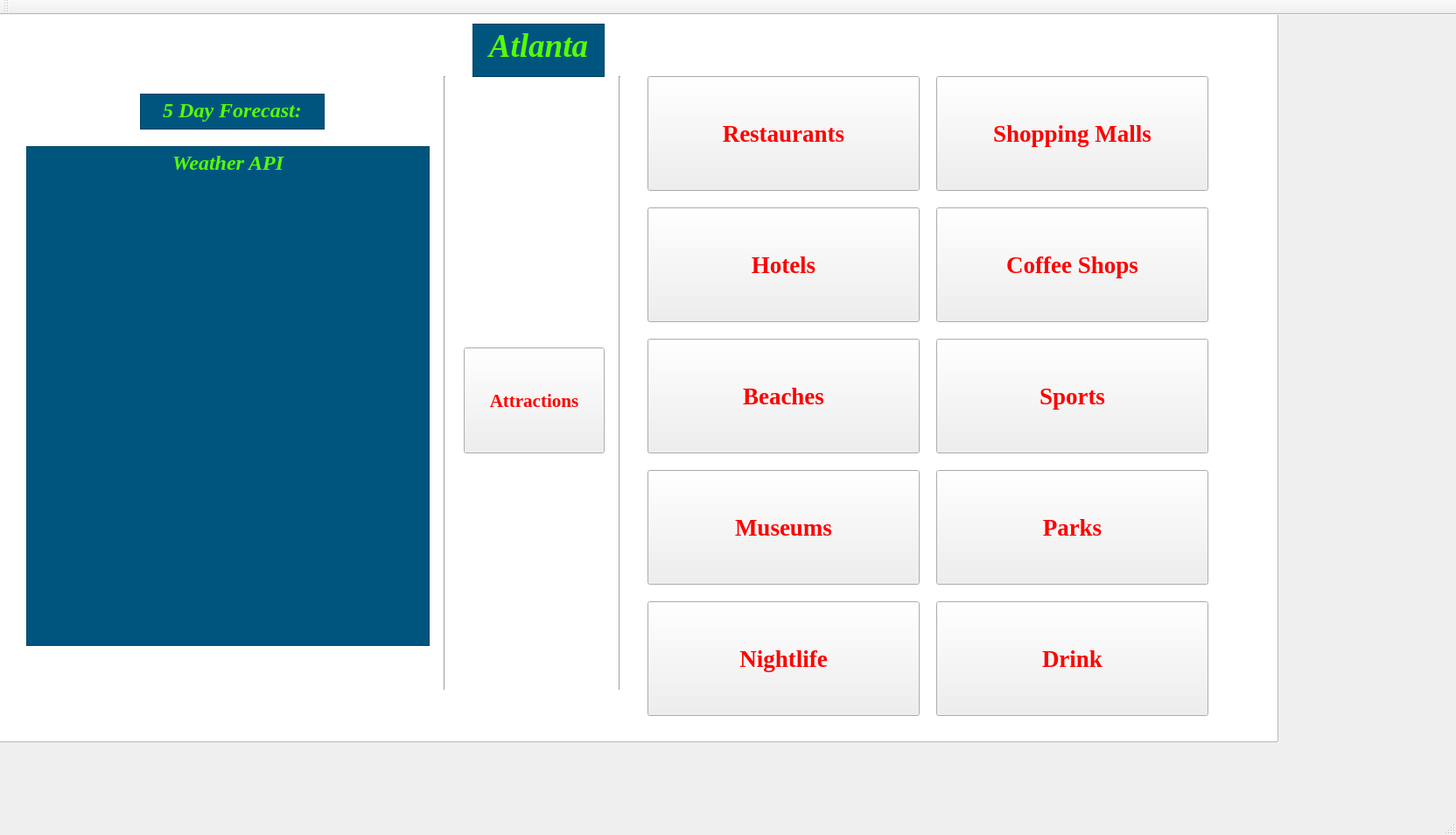
<?xml version="1.0" encoding="UTF-8"?>
<ui version="4.0">
 <class>MainWindow</class>
 <widget class="QMainWindow" name="MainWindow">
  <property name="geometry">
   <rect>
    <x>0</x>
    <y>0</y>
    <width>1664</width>
    <height>954</height>
   </rect>
  </property>
  <property name="windowTitle">
   <string>MainWindow</string>
  </property>
  <widget class="QWidget" name="centralWidget">
   <widget class="QTextEdit" name="textEdit">
    <property name="geometry">
     <rect>
      <x>540</x>
      <y>10</y>
      <width>151</width>
      <height>61</height>
     </rect>
    </property>
    <property name="palette">
     <palette>
      <active>
       <colorrole role="WindowText">
        <brush brushstyle="SolidPattern">
         <color alpha="255">
          <red>0</red>
          <green>0</green>
          <blue>0</blue>
         </color>
        </brush>
       </colorrole>
       <colorrole role="Button">
        <brush brushstyle="SolidPattern">
         <color alpha="255">
          <red>0</red>
          <green>85</green>
          <blue>127</blue>
         </color>
        </brush>
       </colorrole>
       <colorrole role="Light">
        <brush brushstyle="SolidPattern">
         <color alpha="255">
          <red>255</red>
          <green>255</green>
          <blue>255</blue>
         </color>
        </brush>
       </colorrole>
       <colorrole role="Midlight">
        <brush brushstyle="SolidPattern">
         <color alpha="255">
          <red>255</red>
          <green>255</green>
          <blue>255</blue>
         </color>
        </brush>
       </colorrole>
       <colorrole role="Dark">
        <brush brushstyle="SolidPattern">
         <color alpha="255">
          <red>127</red>
          <green>127</green>
          <blue>127</blue>
         </color>
        </brush>
       </colorrole>
       <colorrole role="Mid">
        <brush brushstyle="SolidPattern">
         <color alpha="255">
          <red>170</red>
          <green>170</green>
          <blue>170</blue>
         </color>
        </brush>
       </colorrole>
       <colorrole role="Text">
        <brush brushstyle="SolidPattern">
         <color alpha="255">
          <red>0</red>
          <green>0</green>
          <blue>0</blue>
         </color>
        </brush>
       </colorrole>
       <colorrole role="BrightText">
        <brush brushstyle="SolidPattern">
         <color alpha="255">
          <red>255</red>
          <green>255</green>
          <blue>255</blue>
         </color>
        </brush>
       </colorrole>
       <colorrole role="ButtonText">
        <brush brushstyle="SolidPattern">
         <color alpha="255">
          <red>0</red>
          <green>0</green>
          <blue>0</blue>
         </color>
        </brush>
       </colorrole>
       <colorrole role="Base">
        <brush brushstyle="SolidPattern">
         <color alpha="255">
          <red>0</red>
          <green>85</green>
          <blue>127</blue>
         </color>
        </brush>
       </colorrole>
       <colorrole role="Window">
        <brush brushstyle="SolidPattern">
         <color alpha="255">
          <red>0</red>
          <green>85</green>
          <blue>127</blue>
         </color>
        </brush>
       </colorrole>
       <colorrole role="Shadow">
        <brush brushstyle="SolidPattern">
         <color alpha="255">
          <red>0</red>
          <green>0</green>
          <blue>0</blue>
         </color>
        </brush>
       </colorrole>
       <colorrole role="AlternateBase">
        <brush brushstyle="SolidPattern">
         <color alpha="255">
          <red>255</red>
          <green>255</green>
          <blue>255</blue>
         </color>
        </brush>
       </colorrole>
       <colorrole role="ToolTipBase">
        <brush brushstyle="SolidPattern">
         <color alpha="255">
          <red>255</red>
          <green>255</green>
          <blue>220</blue>
         </color>
        </brush>
       </colorrole>
       <colorrole role="ToolTipText">
        <brush brushstyle="SolidPattern">
         <color alpha="255">
          <red>0</red>
          <green>0</green>
          <blue>0</blue>
         </color>
        </brush>
       </colorrole>
      </active>
      <inactive>
       <colorrole role="WindowText">
        <brush brushstyle="SolidPattern">
         <color alpha="255">
          <red>0</red>
          <green>0</green>
          <blue>0</blue>
         </color>
        </brush>
       </colorrole>
       <colorrole role="Button">
        <brush brushstyle="SolidPattern">
         <color alpha="255">
          <red>0</red>
          <green>85</green>
          <blue>127</blue>
         </color>
        </brush>
       </colorrole>
       <colorrole role="Light">
        <brush brushstyle="SolidPattern">
         <color alpha="255">
          <red>255</red>
          <green>255</green>
          <blue>255</blue>
         </color>
        </brush>
       </colorrole>
       <colorrole role="Midlight">
        <brush brushstyle="SolidPattern">
         <color alpha="255">
          <red>255</red>
          <green>255</green>
          <blue>255</blue>
         </color>
        </brush>
       </colorrole>
       <colorrole role="Dark">
        <brush brushstyle="SolidPattern">
         <color alpha="255">
          <red>127</red>
          <green>127</green>
          <blue>127</blue>
         </color>
        </brush>
       </colorrole>
       <colorrole role="Mid">
        <brush brushstyle="SolidPattern">
         <color alpha="255">
          <red>170</red>
          <green>170</green>
          <blue>170</blue>
         </color>
        </brush>
       </colorrole>
       <colorrole role="Text">
        <brush brushstyle="SolidPattern">
         <color alpha="255">
          <red>0</red>
          <green>0</green>
          <blue>0</blue>
         </color>
        </brush>
       </colorrole>
       <colorrole role="BrightText">
        <brush brushstyle="SolidPattern">
         <color alpha="255">
          <red>255</red>
          <green>255</green>
          <blue>255</blue>
         </color>
        </brush>
       </colorrole>
       <colorrole role="ButtonText">
        <brush brushstyle="SolidPattern">
         <color alpha="255">
          <red>0</red>
          <green>0</green>
          <blue>0</blue>
         </color>
        </brush>
       </colorrole>
       <colorrole role="Base">
        <brush brushstyle="SolidPattern">
         <color alpha="255">
          <red>0</red>
          <green>85</green>
          <blue>127</blue>
         </color>
        </brush>
       </colorrole>
       <colorrole role="Window">
        <brush brushstyle="SolidPattern">
         <color alpha="255">
          <red>0</red>
          <green>85</green>
          <blue>127</blue>
         </color>
        </brush>
       </colorrole>
       <colorrole role="Shadow">
        <brush brushstyle="SolidPattern">
         <color alpha="255">
          <red>0</red>
          <green>0</green>
          <blue>0</blue>
         </color>
        </brush>
       </colorrole>
       <colorrole role="AlternateBase">
        <brush brushstyle="SolidPattern">
         <color alpha="255">
          <red>255</red>
          <green>255</green>
          <blue>255</blue>
         </color>
        </brush>
       </colorrole>
       <colorrole role="ToolTipBase">
        <brush brushstyle="SolidPattern">
         <color alpha="255">
          <red>255</red>
          <green>255</green>
          <blue>220</blue>
         </color>
        </brush>
       </colorrole>
       <colorrole role="ToolTipText">
        <brush brushstyle="SolidPattern">
         <color alpha="255">
          <red>0</red>
          <green>0</green>
          <blue>0</blue>
         </color>
        </brush>
       </colorrole>
      </inactive>
      <disabled>
       <colorrole role="WindowText">
        <brush brushstyle="SolidPattern">
         <color alpha="255">
          <red>127</red>
          <green>127</green>
          <blue>127</blue>
         </color>
        </brush>
       </colorrole>
       <colorrole role="Button">
        <brush brushstyle="SolidPattern">
         <color alpha="255">
          <red>0</red>
          <green>85</green>
          <blue>127</blue>
         </color>
        </brush>
       </colorrole>
       <colorrole role="Light">
        <brush brushstyle="SolidPattern">
         <color alpha="255">
          <red>255</red>
          <green>255</green>
          <blue>255</blue>
         </color>
        </brush>
       </colorrole>
       <colorrole role="Midlight">
        <brush brushstyle="SolidPattern">
         <color alpha="255">
          <red>255</red>
          <green>255</green>
          <blue>255</blue>
         </color>
        </brush>
       </colorrole>
       <colorrole role="Dark">
        <brush brushstyle="SolidPattern">
         <color alpha="255">
          <red>127</red>
          <green>127</green>
          <blue>127</blue>
         </color>
        </brush>
       </colorrole>
       <colorrole role="Mid">
        <brush brushstyle="SolidPattern">
         <color alpha="255">
          <red>170</red>
          <green>170</green>
          <blue>170</blue>
         </color>
        </brush>
       </colorrole>
       <colorrole role="Text">
        <brush brushstyle="SolidPattern">
         <color alpha="255">
          <red>127</red>
          <green>127</green>
          <blue>127</blue>
         </color>
        </brush>
       </colorrole>
       <colorrole role="BrightText">
        <brush brushstyle="SolidPattern">
         <color alpha="255">
          <red>255</red>
          <green>255</green>
          <blue>255</blue>
         </color>
        </brush>
       </colorrole>
       <colorrole role="ButtonText">
        <brush brushstyle="SolidPattern">
         <color alpha="255">
          <red>127</red>
          <green>127</green>
          <blue>127</blue>
         </color>
        </brush>
       </colorrole>
       <colorrole role="Base">
        <brush brushstyle="SolidPattern">
         <color alpha="255">
          <red>0</red>
          <green>85</green>
          <blue>127</blue>
         </color>
        </brush>
       </colorrole>
       <colorrole role="Window">
        <brush brushstyle="SolidPattern">
         <color alpha="255">
          <red>0</red>
          <green>85</green>
          <blue>127</blue>
         </color>
        </brush>
       </colorrole>
       <colorrole role="Shadow">
        <brush brushstyle="SolidPattern">
         <color alpha="255">
          <red>0</red>
          <green>0</green>
          <blue>0</blue>
         </color>
        </brush>
       </colorrole>
       <colorrole role="AlternateBase">
        <brush brushstyle="SolidPattern">
         <color alpha="255">
          <red>255</red>
          <green>255</green>
          <blue>255</blue>
         </color>
        </brush>
       </colorrole>
       <colorrole role="ToolTipBase">
        <brush brushstyle="SolidPattern">
         <color alpha="255">
          <red>255</red>
          <green>255</green>
          <blue>220</blue>
         </color>
        </brush>
       </colorrole>
       <colorrole role="ToolTipText">
        <brush brushstyle="SolidPattern">
         <color alpha="255">
          <red>0</red>
          <green>0</green>
          <blue>0</blue>
         </color>
        </brush>
       </colorrole>
      </disabled>
     </palette>
    </property>
    <property name="font">
     <font>
      <family>Times New Roman</family>
     </font>
    </property>
    <property name="mouseTracking">
     <bool>false</bool>
    </property>
    <property name="styleSheet">
     <string notr="true">
background-color: rgb(0, 85, 127);
border-color: rgb(0, 255, 255);</string>
    </property>
    <property name="html">
     <string>&lt;!DOCTYPE HTML PUBLIC &quot;-//W3C//DTD HTML 4.0//EN&quot; &quot;http://www.w3.org/TR/REC-html40/strict.dtd&quot;&gt;
&lt;html&gt;&lt;head&gt;&lt;meta name=&quot;qrichtext&quot; content=&quot;1&quot; /&gt;&lt;style type=&quot;text/css&quot;&gt;
p, li { white-space: pre-wrap; }
&lt;/style&gt;&lt;/head&gt;&lt;body style=&quot; font-family:'Times New Roman'; font-size:8.25pt; font-weight:400; font-style:normal;&quot;&gt;
&lt;p align=&quot;center&quot; style=&quot; margin-top:0px; margin-bottom:0px; margin-left:0px; margin-right:0px; -qt-block-indent:0; text-indent:0px;&quot;&gt;&lt;span style=&quot; font-size:28pt; font-weight:600; font-style:italic; color:#55ff00;&quot;&gt;Atlanta&lt;/span&gt;&lt;/p&gt;&lt;/body&gt;&lt;/html&gt;</string>
    </property>
   </widget>
   <widget class="QTextEdit" name="textEdit_5">
    <property name="geometry">
     <rect>
      <x>-370</x>
      <y>-150</y>
      <width>1831</width>
      <height>981</height>
     </rect>
    </property>
    <property name="font">
     <font>
      <family>Times New Roman</family>
      <pointsize>50</pointsize>
     </font>
    </property>
    <property name="styleSheet">
     <string notr="true">background-image: url(:/new/prefix1/TheWorld.jpg);</string>
    </property>
   </widget>
   <widget class="QTextEdit" name="textEdit_2">
    <property name="geometry">
     <rect>
      <x>160</x>
      <y>90</y>
      <width>211</width>
      <height>41</height>
     </rect>
    </property>
    <property name="palette">
     <palette>
      <active>
       <colorrole role="WindowText">
        <brush brushstyle="SolidPattern">
         <color alpha="255">
          <red>0</red>
          <green>0</green>
          <blue>0</blue>
         </color>
        </brush>
       </colorrole>
       <colorrole role="Button">
        <brush brushstyle="SolidPattern">
         <color alpha="255">
          <red>0</red>
          <green>85</green>
          <blue>127</blue>
         </color>
        </brush>
       </colorrole>
       <colorrole role="Light">
        <brush brushstyle="SolidPattern">
         <color alpha="255">
          <red>255</red>
          <green>255</green>
          <blue>255</blue>
         </color>
        </brush>
       </colorrole>
       <colorrole role="Midlight">
        <brush brushstyle="SolidPattern">
         <color alpha="255">
          <red>255</red>
          <green>255</green>
          <blue>255</blue>
         </color>
        </brush>
       </colorrole>
       <colorrole role="Dark">
        <brush brushstyle="SolidPattern">
         <color alpha="255">
          <red>127</red>
          <green>127</green>
          <blue>127</blue>
         </color>
        </brush>
       </colorrole>
       <colorrole role="Mid">
        <brush brushstyle="SolidPattern">
         <color alpha="255">
          <red>170</red>
          <green>170</green>
          <blue>170</blue>
         </color>
        </brush>
       </colorrole>
       <colorrole role="Text">
        <brush brushstyle="SolidPattern">
         <color alpha="255">
          <red>0</red>
          <green>0</green>
          <blue>0</blue>
         </color>
        </brush>
       </colorrole>
       <colorrole role="BrightText">
        <brush brushstyle="SolidPattern">
         <color alpha="255">
          <red>255</red>
          <green>255</green>
          <blue>255</blue>
         </color>
        </brush>
       </colorrole>
       <colorrole role="ButtonText">
        <brush brushstyle="SolidPattern">
         <color alpha="255">
          <red>0</red>
          <green>0</green>
          <blue>0</blue>
         </color>
        </brush>
       </colorrole>
       <colorrole role="Base">
        <brush brushstyle="SolidPattern">
         <color alpha="255">
          <red>0</red>
          <green>85</green>
          <blue>127</blue>
         </color>
        </brush>
       </colorrole>
       <colorrole role="Window">
        <brush brushstyle="SolidPattern">
         <color alpha="255">
          <red>0</red>
          <green>85</green>
          <blue>127</blue>
         </color>
        </brush>
       </colorrole>
       <colorrole role="Shadow">
        <brush brushstyle="SolidPattern">
         <color alpha="255">
          <red>0</red>
          <green>0</green>
          <blue>0</blue>
         </color>
        </brush>
       </colorrole>
       <colorrole role="AlternateBase">
        <brush brushstyle="SolidPattern">
         <color alpha="255">
          <red>255</red>
          <green>255</green>
          <blue>255</blue>
         </color>
        </brush>
       </colorrole>
       <colorrole role="ToolTipBase">
        <brush brushstyle="SolidPattern">
         <color alpha="255">
          <red>255</red>
          <green>255</green>
          <blue>220</blue>
         </color>
        </brush>
       </colorrole>
       <colorrole role="ToolTipText">
        <brush brushstyle="SolidPattern">
         <color alpha="255">
          <red>0</red>
          <green>0</green>
          <blue>0</blue>
         </color>
        </brush>
       </colorrole>
      </active>
      <inactive>
       <colorrole role="WindowText">
        <brush brushstyle="SolidPattern">
         <color alpha="255">
          <red>0</red>
          <green>0</green>
          <blue>0</blue>
         </color>
        </brush>
       </colorrole>
       <colorrole role="Button">
        <brush brushstyle="SolidPattern">
         <color alpha="255">
          <red>0</red>
          <green>85</green>
          <blue>127</blue>
         </color>
        </brush>
       </colorrole>
       <colorrole role="Light">
        <brush brushstyle="SolidPattern">
         <color alpha="255">
          <red>255</red>
          <green>255</green>
          <blue>255</blue>
         </color>
        </brush>
       </colorrole>
       <colorrole role="Midlight">
        <brush brushstyle="SolidPattern">
         <color alpha="255">
          <red>255</red>
          <green>255</green>
          <blue>255</blue>
         </color>
        </brush>
       </colorrole>
       <colorrole role="Dark">
        <brush brushstyle="SolidPattern">
         <color alpha="255">
          <red>127</red>
          <green>127</green>
          <blue>127</blue>
         </color>
        </brush>
       </colorrole>
       <colorrole role="Mid">
        <brush brushstyle="SolidPattern">
         <color alpha="255">
          <red>170</red>
          <green>170</green>
          <blue>170</blue>
         </color>
        </brush>
       </colorrole>
       <colorrole role="Text">
        <brush brushstyle="SolidPattern">
         <color alpha="255">
          <red>0</red>
          <green>0</green>
          <blue>0</blue>
         </color>
        </brush>
       </colorrole>
       <colorrole role="BrightText">
        <brush brushstyle="SolidPattern">
         <color alpha="255">
          <red>255</red>
          <green>255</green>
          <blue>255</blue>
         </color>
        </brush>
       </colorrole>
       <colorrole role="ButtonText">
        <brush brushstyle="SolidPattern">
         <color alpha="255">
          <red>0</red>
          <green>0</green>
          <blue>0</blue>
         </color>
        </brush>
       </colorrole>
       <colorrole role="Base">
        <brush brushstyle="SolidPattern">
         <color alpha="255">
          <red>0</red>
          <green>85</green>
          <blue>127</blue>
         </color>
        </brush>
       </colorrole>
       <colorrole role="Window">
        <brush brushstyle="SolidPattern">
         <color alpha="255">
          <red>0</red>
          <green>85</green>
          <blue>127</blue>
         </color>
        </brush>
       </colorrole>
       <colorrole role="Shadow">
        <brush brushstyle="SolidPattern">
         <color alpha="255">
          <red>0</red>
          <green>0</green>
          <blue>0</blue>
         </color>
        </brush>
       </colorrole>
       <colorrole role="AlternateBase">
        <brush brushstyle="SolidPattern">
         <color alpha="255">
          <red>255</red>
          <green>255</green>
          <blue>255</blue>
         </color>
        </brush>
       </colorrole>
       <colorrole role="ToolTipBase">
        <brush brushstyle="SolidPattern">
         <color alpha="255">
          <red>255</red>
          <green>255</green>
          <blue>220</blue>
         </color>
        </brush>
       </colorrole>
       <colorrole role="ToolTipText">
        <brush brushstyle="SolidPattern">
         <color alpha="255">
          <red>0</red>
          <green>0</green>
          <blue>0</blue>
         </color>
        </brush>
       </colorrole>
      </inactive>
      <disabled>
       <colorrole role="WindowText">
        <brush brushstyle="SolidPattern">
         <color alpha="255">
          <red>127</red>
          <green>127</green>
          <blue>127</blue>
         </color>
        </brush>
       </colorrole>
       <colorrole role="Button">
        <brush brushstyle="SolidPattern">
         <color alpha="255">
          <red>0</red>
          <green>85</green>
          <blue>127</blue>
         </color>
        </brush>
       </colorrole>
       <colorrole role="Light">
        <brush brushstyle="SolidPattern">
         <color alpha="255">
          <red>255</red>
          <green>255</green>
          <blue>255</blue>
         </color>
        </brush>
       </colorrole>
       <colorrole role="Midlight">
        <brush brushstyle="SolidPattern">
         <color alpha="255">
          <red>255</red>
          <green>255</green>
          <blue>255</blue>
         </color>
        </brush>
       </colorrole>
       <colorrole role="Dark">
        <brush brushstyle="SolidPattern">
         <color alpha="255">
          <red>127</red>
          <green>127</green>
          <blue>127</blue>
         </color>
        </brush>
       </colorrole>
       <colorrole role="Mid">
        <brush brushstyle="SolidPattern">
         <color alpha="255">
          <red>170</red>
          <green>170</green>
          <blue>170</blue>
         </color>
        </brush>
       </colorrole>
       <colorrole role="Text">
        <brush brushstyle="SolidPattern">
         <color alpha="255">
          <red>127</red>
          <green>127</green>
          <blue>127</blue>
         </color>
        </brush>
       </colorrole>
       <colorrole role="BrightText">
        <brush brushstyle="SolidPattern">
         <color alpha="255">
          <red>255</red>
          <green>255</green>
          <blue>255</blue>
         </color>
        </brush>
       </colorrole>
       <colorrole role="ButtonText">
        <brush brushstyle="SolidPattern">
         <color alpha="255">
          <red>127</red>
          <green>127</green>
          <blue>127</blue>
         </color>
        </brush>
       </colorrole>
       <colorrole role="Base">
        <brush brushstyle="SolidPattern">
         <color alpha="255">
          <red>0</red>
          <green>85</green>
          <blue>127</blue>
         </color>
        </brush>
       </colorrole>
       <colorrole role="Window">
        <brush brushstyle="SolidPattern">
         <color alpha="255">
          <red>0</red>
          <green>85</green>
          <blue>127</blue>
         </color>
        </brush>
       </colorrole>
       <colorrole role="Shadow">
        <brush brushstyle="SolidPattern">
         <color alpha="255">
          <red>0</red>
          <green>0</green>
          <blue>0</blue>
         </color>
        </brush>
       </colorrole>
       <colorrole role="AlternateBase">
        <brush brushstyle="SolidPattern">
         <color alpha="255">
          <red>255</red>
          <green>255</green>
          <blue>255</blue>
         </color>
        </brush>
       </colorrole>
       <colorrole role="ToolTipBase">
        <brush brushstyle="SolidPattern">
         <color alpha="255">
          <red>255</red>
          <green>255</green>
          <blue>220</blue>
         </color>
        </brush>
       </colorrole>
       <colorrole role="ToolTipText">
        <brush brushstyle="SolidPattern">
         <color alpha="255">
          <red>0</red>
          <green>0</green>
          <blue>0</blue>
         </color>
        </brush>
       </colorrole>
      </disabled>
     </palette>
    </property>
    <property name="font">
     <font>
      <family>Times New Roman</family>
     </font>
    </property>
    <property name="mouseTracking">
     <bool>false</bool>
    </property>
    <property name="styleSheet">
     <string notr="true">
background-color: rgb(0, 85, 127);
border-color: rgb(0, 255, 255);</string>
    </property>
    <property name="html">
     <string>&lt;!DOCTYPE HTML PUBLIC &quot;-//W3C//DTD HTML 4.0//EN&quot; &quot;http://www.w3.org/TR/REC-html40/strict.dtd&quot;&gt;
&lt;html&gt;&lt;head&gt;&lt;meta name=&quot;qrichtext&quot; content=&quot;1&quot; /&gt;&lt;style type=&quot;text/css&quot;&gt;
p, li { white-space: pre-wrap; }
&lt;/style&gt;&lt;/head&gt;&lt;body style=&quot; font-family:'Times New Roman'; font-size:8.25pt; font-weight:400; font-style:normal;&quot;&gt;
&lt;p align=&quot;center&quot; style=&quot; margin-top:0px; margin-bottom:0px; margin-left:0px; margin-right:0px; -qt-block-indent:0; text-indent:0px;&quot;&gt;&lt;span style=&quot; font-size:18pt; font-weight:600; font-style:italic; color:#55ff00;&quot;&gt;5 Day Forecast:&lt;/span&gt;&lt;/p&gt;&lt;/body&gt;&lt;/html&gt;</string>
    </property>
   </widget>
   <widget class="QTextEdit" name="textEdit_7">
    <property name="geometry">
     <rect>
      <x>30</x>
      <y>150</y>
      <width>461</width>
      <height>571</height>
     </rect>
    </property>
    <property name="palette">
     <palette>
      <active>
       <colorrole role="WindowText">
        <brush brushstyle="SolidPattern">
         <color alpha="255">
          <red>0</red>
          <green>0</green>
          <blue>0</blue>
         </color>
        </brush>
       </colorrole>
       <colorrole role="Button">
        <brush brushstyle="SolidPattern">
         <color alpha="255">
          <red>0</red>
          <green>85</green>
          <blue>127</blue>
         </color>
        </brush>
       </colorrole>
       <colorrole role="Light">
        <brush brushstyle="SolidPattern">
         <color alpha="255">
          <red>255</red>
          <green>255</green>
          <blue>255</blue>
         </color>
        </brush>
       </colorrole>
       <colorrole role="Midlight">
        <brush brushstyle="SolidPattern">
         <color alpha="255">
          <red>255</red>
          <green>255</green>
          <blue>255</blue>
         </color>
        </brush>
       </colorrole>
       <colorrole role="Dark">
        <brush brushstyle="SolidPattern">
         <color alpha="255">
          <red>127</red>
          <green>127</green>
          <blue>127</blue>
         </color>
        </brush>
       </colorrole>
       <colorrole role="Mid">
        <brush brushstyle="SolidPattern">
         <color alpha="255">
          <red>170</red>
          <green>170</green>
          <blue>170</blue>
         </color>
        </brush>
       </colorrole>
       <colorrole role="Text">
        <brush brushstyle="SolidPattern">
         <color alpha="255">
          <red>0</red>
          <green>0</green>
          <blue>0</blue>
         </color>
        </brush>
       </colorrole>
       <colorrole role="BrightText">
        <brush brushstyle="SolidPattern">
         <color alpha="255">
          <red>255</red>
          <green>255</green>
          <blue>255</blue>
         </color>
        </brush>
       </colorrole>
       <colorrole role="ButtonText">
        <brush brushstyle="SolidPattern">
         <color alpha="255">
          <red>0</red>
          <green>0</green>
          <blue>0</blue>
         </color>
        </brush>
       </colorrole>
       <colorrole role="Base">
        <brush brushstyle="SolidPattern">
         <color alpha="255">
          <red>0</red>
          <green>85</green>
          <blue>127</blue>
         </color>
        </brush>
       </colorrole>
       <colorrole role="Window">
        <brush brushstyle="SolidPattern">
         <color alpha="255">
          <red>0</red>
          <green>85</green>
          <blue>127</blue>
         </color>
        </brush>
       </colorrole>
       <colorrole role="Shadow">
        <brush brushstyle="SolidPattern">
         <color alpha="255">
          <red>0</red>
          <green>0</green>
          <blue>0</blue>
         </color>
        </brush>
       </colorrole>
       <colorrole role="AlternateBase">
        <brush brushstyle="SolidPattern">
         <color alpha="255">
          <red>255</red>
          <green>255</green>
          <blue>255</blue>
         </color>
        </brush>
       </colorrole>
       <colorrole role="ToolTipBase">
        <brush brushstyle="SolidPattern">
         <color alpha="255">
          <red>255</red>
          <green>255</green>
          <blue>220</blue>
         </color>
        </brush>
       </colorrole>
       <colorrole role="ToolTipText">
        <brush brushstyle="SolidPattern">
         <color alpha="255">
          <red>0</red>
          <green>0</green>
          <blue>0</blue>
         </color>
        </brush>
       </colorrole>
      </active>
      <inactive>
       <colorrole role="WindowText">
        <brush brushstyle="SolidPattern">
         <color alpha="255">
          <red>0</red>
          <green>0</green>
          <blue>0</blue>
         </color>
        </brush>
       </colorrole>
       <colorrole role="Button">
        <brush brushstyle="SolidPattern">
         <color alpha="255">
          <red>0</red>
          <green>85</green>
          <blue>127</blue>
         </color>
        </brush>
       </colorrole>
       <colorrole role="Light">
        <brush brushstyle="SolidPattern">
         <color alpha="255">
          <red>255</red>
          <green>255</green>
          <blue>255</blue>
         </color>
        </brush>
       </colorrole>
       <colorrole role="Midlight">
        <brush brushstyle="SolidPattern">
         <color alpha="255">
          <red>255</red>
          <green>255</green>
          <blue>255</blue>
         </color>
        </brush>
       </colorrole>
       <colorrole role="Dark">
        <brush brushstyle="SolidPattern">
         <color alpha="255">
          <red>127</red>
          <green>127</green>
          <blue>127</blue>
         </color>
        </brush>
       </colorrole>
       <colorrole role="Mid">
        <brush brushstyle="SolidPattern">
         <color alpha="255">
          <red>170</red>
          <green>170</green>
          <blue>170</blue>
         </color>
        </brush>
       </colorrole>
       <colorrole role="Text">
        <brush brushstyle="SolidPattern">
         <color alpha="255">
          <red>0</red>
          <green>0</green>
          <blue>0</blue>
         </color>
        </brush>
       </colorrole>
       <colorrole role="BrightText">
        <brush brushstyle="SolidPattern">
         <color alpha="255">
          <red>255</red>
          <green>255</green>
          <blue>255</blue>
         </color>
        </brush>
       </colorrole>
       <colorrole role="ButtonText">
        <brush brushstyle="SolidPattern">
         <color alpha="255">
          <red>0</red>
          <green>0</green>
          <blue>0</blue>
         </color>
        </brush>
       </colorrole>
       <colorrole role="Base">
        <brush brushstyle="SolidPattern">
         <color alpha="255">
          <red>0</red>
          <green>85</green>
          <blue>127</blue>
         </color>
        </brush>
       </colorrole>
       <colorrole role="Window">
        <brush brushstyle="SolidPattern">
         <color alpha="255">
          <red>0</red>
          <green>85</green>
          <blue>127</blue>
         </color>
        </brush>
       </colorrole>
       <colorrole role="Shadow">
        <brush brushstyle="SolidPattern">
         <color alpha="255">
          <red>0</red>
          <green>0</green>
          <blue>0</blue>
         </color>
        </brush>
       </colorrole>
       <colorrole role="AlternateBase">
        <brush brushstyle="SolidPattern">
         <color alpha="255">
          <red>255</red>
          <green>255</green>
          <blue>255</blue>
         </color>
        </brush>
       </colorrole>
       <colorrole role="ToolTipBase">
        <brush brushstyle="SolidPattern">
         <color alpha="255">
          <red>255</red>
          <green>255</green>
          <blue>220</blue>
         </color>
        </brush>
       </colorrole>
       <colorrole role="ToolTipText">
        <brush brushstyle="SolidPattern">
         <color alpha="255">
          <red>0</red>
          <green>0</green>
          <blue>0</blue>
         </color>
        </brush>
       </colorrole>
      </inactive>
      <disabled>
       <colorrole role="WindowText">
        <brush brushstyle="SolidPattern">
         <color alpha="255">
          <red>127</red>
          <green>127</green>
          <blue>127</blue>
         </color>
        </brush>
       </colorrole>
       <colorrole role="Button">
        <brush brushstyle="SolidPattern">
         <color alpha="255">
          <red>0</red>
          <green>85</green>
          <blue>127</blue>
         </color>
        </brush>
       </colorrole>
       <colorrole role="Light">
        <brush brushstyle="SolidPattern">
         <color alpha="255">
          <red>255</red>
          <green>255</green>
          <blue>255</blue>
         </color>
        </brush>
       </colorrole>
       <colorrole role="Midlight">
        <brush brushstyle="SolidPattern">
         <color alpha="255">
          <red>255</red>
          <green>255</green>
          <blue>255</blue>
         </color>
        </brush>
       </colorrole>
       <colorrole role="Dark">
        <brush brushstyle="SolidPattern">
         <color alpha="255">
          <red>127</red>
          <green>127</green>
          <blue>127</blue>
         </color>
        </brush>
       </colorrole>
       <colorrole role="Mid">
        <brush brushstyle="SolidPattern">
         <color alpha="255">
          <red>170</red>
          <green>170</green>
          <blue>170</blue>
         </color>
        </brush>
       </colorrole>
       <colorrole role="Text">
        <brush brushstyle="SolidPattern">
         <color alpha="255">
          <red>127</red>
          <green>127</green>
          <blue>127</blue>
         </color>
        </brush>
       </colorrole>
       <colorrole role="BrightText">
        <brush brushstyle="SolidPattern">
         <color alpha="255">
          <red>255</red>
          <green>255</green>
          <blue>255</blue>
         </color>
        </brush>
       </colorrole>
       <colorrole role="ButtonText">
        <brush brushstyle="SolidPattern">
         <color alpha="255">
          <red>127</red>
          <green>127</green>
          <blue>127</blue>
         </color>
        </brush>
       </colorrole>
       <colorrole role="Base">
        <brush brushstyle="SolidPattern">
         <color alpha="255">
          <red>0</red>
          <green>85</green>
          <blue>127</blue>
         </color>
        </brush>
       </colorrole>
       <colorrole role="Window">
        <brush brushstyle="SolidPattern">
         <color alpha="255">
          <red>0</red>
          <green>85</green>
          <blue>127</blue>
         </color>
        </brush>
       </colorrole>
       <colorrole role="Shadow">
        <brush brushstyle="SolidPattern">
         <color alpha="255">
          <red>0</red>
          <green>0</green>
          <blue>0</blue>
         </color>
        </brush>
       </colorrole>
       <colorrole role="AlternateBase">
        <brush brushstyle="SolidPattern">
         <color alpha="255">
          <red>255</red>
          <green>255</green>
          <blue>255</blue>
         </color>
        </brush>
       </colorrole>
       <colorrole role="ToolTipBase">
        <brush brushstyle="SolidPattern">
         <color alpha="255">
          <red>255</red>
          <green>255</green>
          <blue>220</blue>
         </color>
        </brush>
       </colorrole>
       <colorrole role="ToolTipText">
        <brush brushstyle="SolidPattern">
         <color alpha="255">
          <red>0</red>
          <green>0</green>
          <blue>0</blue>
         </color>
        </brush>
       </colorrole>
      </disabled>
     </palette>
    </property>
    <property name="font">
     <font>
      <family>Times New Roman</family>
     </font>
    </property>
    <property name="mouseTracking">
     <bool>false</bool>
    </property>
    <property name="styleSheet">
     <string notr="true">
background-color: rgb(0, 85, 127);
border-color: rgb(0, 255, 255);</string>
    </property>
    <property name="html">
     <string>&lt;!DOCTYPE HTML PUBLIC &quot;-//W3C//DTD HTML 4.0//EN&quot; &quot;http://www.w3.org/TR/REC-html40/strict.dtd&quot;&gt;
&lt;html&gt;&lt;head&gt;&lt;meta name=&quot;qrichtext&quot; content=&quot;1&quot; /&gt;&lt;style type=&quot;text/css&quot;&gt;
p, li { white-space: pre-wrap; }
&lt;/style&gt;&lt;/head&gt;&lt;body style=&quot; font-family:'Times New Roman'; font-size:8.25pt; font-weight:400; font-style:normal;&quot;&gt;
&lt;p align=&quot;center&quot; style=&quot; margin-top:0px; margin-bottom:0px; margin-left:0px; margin-right:0px; -qt-block-indent:0; text-indent:0px;&quot;&gt;&lt;span style=&quot; font-size:18pt; font-weight:600; font-style:italic; color:#55ff00;&quot;&gt;Weather API&lt;/span&gt;&lt;/p&gt;&lt;/body&gt;&lt;/html&gt;</string>
    </property>
   </widget>
   <widget class="Line" name="line">
    <property name="geometry">
     <rect>
      <x>500</x>
      <y>70</y>
      <width>16</width>
      <height>701</height>
     </rect>
    </property>
    <property name="font">
     <font>
      <weight>50</weight>
      <bold>false</bold>
     </font>
    </property>
    <property name="styleSheet">
     <string notr="true">color: qlineargradient(spread:pad, x1:0, y1:0, x2:1, y2:0, stop:0 rgba(0, 0, 0, 255), stop:1 rgba(255, 255, 255, 255));</string>
    </property>
    <property name="orientation">
     <enum>Qt::Vertical</enum>
    </property>
   </widget>
   <widget class="Line" name="line_2">
    <property name="geometry">
     <rect>
      <x>700</x>
      <y>70</y>
      <width>16</width>
      <height>701</height>
     </rect>
    </property>
    <property name="font">
     <font>
      <weight>50</weight>
      <bold>false</bold>
     </font>
    </property>
    <property name="styleSheet">
     <string notr="true">color: qlineargradient(spread:pad, x1:0, y1:0, x2:1, y2:0, stop:0 rgba(0, 0, 0, 255), stop:1 rgba(255, 255, 255, 255));</string>
    </property>
    <property name="orientation">
     <enum>Qt::Vertical</enum>
    </property>
   </widget>
   <widget class="QPushButton" name="pushButton">
    <property name="geometry">
     <rect>
      <x>530</x>
      <y>380</y>
      <width>161</width>
      <height>121</height>
     </rect>
    </property>
    <property name="font">
     <font>
      <family>Times New Roman</family>
      <pointsize>16</pointsize>
      <weight>75</weight>
      <bold>true</bold>
     </font>
    </property>
    <property name="styleSheet">
     <string notr="true">color: rgb(255, 0, 0);
background-image: url(:/new/prefix1/attraction.jpg);</string>
    </property>
    <property name="text">
     <string>Attractions</string>
    </property>
   </widget>
   <widget class="QPushButton" name="pushButton_2">
    <property name="geometry">
     <rect>
      <x>740</x>
      <y>70</y>
      <width>311</width>
      <height>131</height>
     </rect>
    </property>
    <property name="font">
     <font>
      <family>Times New Roman</family>
      <pointsize>20</pointsize>
      <weight>75</weight>
      <bold>true</bold>
     </font>
    </property>
    <property name="styleSheet">
     <string notr="true">color: rgb(255, 0, 0);
background-image: url(:/new/prefix1/restaurant.jpg);</string>
    </property>
    <property name="text">
     <string>Restaurants</string>
    </property>
   </widget>
   <widget class="QPushButton" name="pushButton_3">
    <property name="geometry">
     <rect>
      <x>740</x>
      <y>220</y>
      <width>311</width>
      <height>131</height>
     </rect>
    </property>
    <property name="font">
     <font>
      <family>Times New Roman</family>
      <pointsize>20</pointsize>
      <weight>75</weight>
      <bold>true</bold>
     </font>
    </property>
    <property name="styleSheet">
     <string notr="true">color: rgb(255, 0, 0);
background-image: url(:/new/prefix1/hotel.jpg);</string>
    </property>
    <property name="text">
     <string>Hotels</string>
    </property>
   </widget>
   <widget class="QPushButton" name="pushButton_4">
    <property name="geometry">
     <rect>
      <x>740</x>
      <y>370</y>
      <width>311</width>
      <height>131</height>
     </rect>
    </property>
    <property name="font">
     <font>
      <family>Times New Roman</family>
      <pointsize>20</pointsize>
      <weight>75</weight>
      <bold>true</bold>
     </font>
    </property>
    <property name="styleSheet">
     <string notr="true">color: rgb(255, 0, 0);
background-image: url(:/new/prefix1/beach.jpg);</string>
    </property>
    <property name="text">
     <string>Beaches</string>
    </property>
   </widget>
   <widget class="QPushButton" name="pushButton_5">
    <property name="geometry">
     <rect>
      <x>740</x>
      <y>520</y>
      <width>311</width>
      <height>131</height>
     </rect>
    </property>
    <property name="font">
     <font>
      <family>Times New Roman</family>
      <pointsize>20</pointsize>
      <weight>75</weight>
      <bold>true</bold>
     </font>
    </property>
    <property name="styleSheet">
     <string notr="true">color: rgb(255, 0, 0);
background-image: url(:/new/prefix1/museum.jpg);</string>
    </property>
    <property name="text">
     <string>Museums</string>
    </property>
   </widget>
   <widget class="QPushButton" name="pushButton_6">
    <property name="geometry">
     <rect>
      <x>740</x>
      <y>670</y>
      <width>311</width>
      <height>131</height>
     </rect>
    </property>
    <property name="font">
     <font>
      <family>Times New Roman</family>
      <pointsize>20</pointsize>
      <weight>75</weight>
      <bold>true</bold>
     </font>
    </property>
    <property name="styleSheet">
     <string notr="true">color: rgb(255, 0, 0);
background-image: url(:/new/prefix1/nightlife.jpg);</string>
    </property>
    <property name="text">
     <string>Nightlife</string>
    </property>
   </widget>
   <widget class="QPushButton" name="pushButton_7">
    <property name="geometry">
     <rect>
      <x>1070</x>
      <y>670</y>
      <width>311</width>
      <height>131</height>
     </rect>
    </property>
    <property name="font">
     <font>
      <family>Times New Roman</family>
      <pointsize>20</pointsize>
      <weight>75</weight>
      <italic>false</italic>
      <bold>true</bold>
      <strikeout>false</strikeout>
     </font>
    </property>
    <property name="styleSheet">
     <string notr="true">color: rgb(255, 0, 0);
background-image: url(:/new/prefix1/bars.jpg);</string>
    </property>
    <property name="text">
     <string>Drink</string>
    </property>
   </widget>
   <widget class="QPushButton" name="pushButton_8">
    <property name="geometry">
     <rect>
      <x>1070</x>
      <y>520</y>
      <width>311</width>
      <height>131</height>
     </rect>
    </property>
    <property name="font">
     <font>
      <family>Times New Roman</family>
      <pointsize>20</pointsize>
      <weight>75</weight>
      <bold>true</bold>
     </font>
    </property>
    <property name="styleSheet">
     <string notr="true">color: rgb(255, 0, 0);
background-image: url(:/new/prefix1/parks.jpg);</string>
    </property>
    <property name="text">
     <string>Parks</string>
    </property>
   </widget>
   <widget class="QPushButton" name="pushButton_9">
    <property name="geometry">
     <rect>
      <x>1070</x>
      <y>370</y>
      <width>311</width>
      <height>131</height>
     </rect>
    </property>
    <property name="font">
     <font>
      <family>Times New Roman</family>
      <pointsize>20</pointsize>
      <weight>75</weight>
      <bold>true</bold>
     </font>
    </property>
    <property name="styleSheet">
     <string notr="true">color: rgb(255, 0, 0);
background-image: url(:/new/prefix1/sports.jpg);</string>
    </property>
    <property name="text">
     <string>Sports</string>
    </property>
   </widget>
   <widget class="QPushButton" name="pushButton_10">
    <property name="geometry">
     <rect>
      <x>1070</x>
      <y>220</y>
      <width>311</width>
      <height>131</height>
     </rect>
    </property>
    <property name="font">
     <font>
      <family>Times New Roman</family>
      <pointsize>20</pointsize>
      <weight>75</weight>
      <bold>true</bold>
     </font>
    </property>
    <property name="styleSheet">
     <string notr="true">color: rgb(255, 0, 0);
background-image: url(:/new/prefix1/coffee.jpg);</string>
    </property>
    <property name="text">
     <string>Coffee Shops</string>
    </property>
   </widget>
   <widget class="QPushButton" name="pushButton_11">
    <property name="geometry">
     <rect>
      <x>1070</x>
      <y>70</y>
      <width>311</width>
      <height>131</height>
     </rect>
    </property>
    <property name="font">
     <font>
      <family>Times New Roman</family>
      <pointsize>20</pointsize>
      <weight>75</weight>
      <bold>true</bold>
     </font>
    </property>
    <property name="styleSheet">
     <string notr="true">color: rgb(255,0,0);
background-image: url(:/new/prefix1/mall.jpg);</string>
    </property>
    <property name="text">
     <string>Shopping Malls</string>
    </property>
   </widget>
   <zorder>textEdit_5</zorder>
   <zorder>textEdit</zorder>
   <zorder>textEdit_2</zorder>
   <zorder>textEdit_7</zorder>
   <zorder>line</zorder>
   <zorder>line_2</zorder>
   <zorder>pushButton</zorder>
   <zorder>pushButton_2</zorder>
   <zorder>pushButton_3</zorder>
   <zorder>pushButton_4</zorder>
   <zorder>pushButton_5</zorder>
   <zorder>pushButton_6</zorder>
   <zorder>pushButton_7</zorder>
   <zorder>pushButton_8</zorder>
   <zorder>pushButton_9</zorder>
   <zorder>pushButton_10</zorder>
   <zorder>pushButton_11</zorder>
  </widget>
  <widget class="QToolBar" name="mainToolBar">
   <attribute name="toolBarArea">
    <enum>TopToolBarArea</enum>
   </attribute>
   <attribute name="toolBarBreak">
    <bool>false</bool>
   </attribute>
  </widget>
  <widget class="QStatusBar" name="statusBar"/>
 </widget>
 <layoutdefault spacing="6" margin="11"/>
 <resources/>
 <connections/>
</ui>
